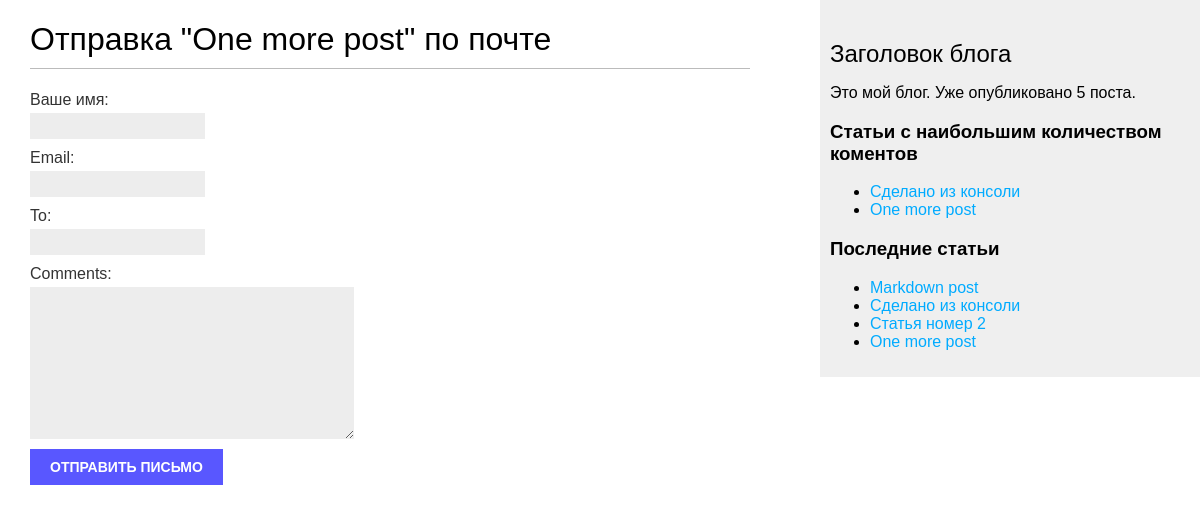
/blog/4/share/, run on the app's committed database.
### blog/models.py (models this page shows, shortened)
class Post(models.Model):
    objects = models.Manager() #Это мнеджер по умолчанию
    published = PublishedManager() # А это самоельный менеджер выше
    STATUS_CHOICES = (
        ('draft', 'Draft'),
        ('published', 'Published'),
    )
    title = models.CharField(max_length=250)
    slug = models.SlugField(max_length=250, unique_for_date='publish')
    author = models.ForeignKey(User, on_delete=models.CASCADE, related_name='blog_posts')
    body = models.TextField()
    publish = models.DateTimeField(default=timezone.now)
    created = models.DateTimeField(auto_now_add=True)
    update = models.DateTimeField(auto_now=True)
    status = models.CharField(max_length=10, choices=STATUS_CHOICES, default='draft')
    tags = TaggableManager()
    class Meta:
        ordering = ('-publish',)
    def get_absolute_url(self):
        return reverse('blog:post_detail', args=[self.publish.year,
                                                 self.publish.month,
                                                 self.publish.day,
                                                 self.slug])

### blog/views.py (the view)
def post_share(request, post_id):
    post = get_object_or_404(Post, id=post_id, status='published') #Получение статьи по id
    sent = False
    if request.method == 'POST':
        form = EmailPostForm(request.POST) #Отправка формы на сохранение
        if form.is_valid(): # Если все поля корректно заполнены, то сохраняем форму
            cd = form.cleaned_data
            post_url = request.build_absolute_uri(post.get_absolute_url())
            subject = '{}({}) рекомендую крутые статьи "{}"'.format(cd['name'], cd['email'], post.title)
            message = 'Прочесть "{}" можно здесь {}\n\n{} прокомментировал:{}'.format(post.title, post_url, cd['name'], cd['comments'])
            send_mail(subject, message, 'vetalboy94@gmail.com', [cd['to']])
            sent = True
    else:
        form = EmailPostForm()
    return render(request, 'blog/post/share.html', {'post':post, 'form':form, 'sent':sent})

### blog/forms.py
class EmailPostForm(forms.Form):
    name = forms.CharField(max_length=25, label='Ваше имя')
    email = forms.EmailField()
    to = forms.EmailField()
    comments = forms.CharField(required=False, widget=forms.Textarea) #Заменили стандартный input на <text-area>

### blog/models.py (called while the page is built)
    def get_queryset(self):
        return super().get_queryset().filter(status='published') #Фильтр по умолчанию по опубликованным статьям

### blog/templatetags/blog_tags.py (called while the page is built)
@register.simple_tag()
def get_most_commented_posts(count=2):
    return Post.published.annotate(total_comments=Count('comments')).order_by('-total_comments')[:count]

@register.simple_tag()
def total_posts():
    return Post.published.count()

@register.inclusion_tag('blog/post/latest_posts.html')
def show_latest_posts(count=4):
    latest_posts = Post.published.order_by('-publish')[:count]
    return {'latest_posts':latest_posts}

### blog/templates/blog/post/share.html (shortened to what this page needs)
{% extends "blog/base.html" %}
{% block content %}
    {% if sent %}
        <h1>Письмо успешно доставлено</h1>
        <p>"{{ post.title }}" отправлена {{ form.cleaned_data.to }}.</p>
    {% else %}
        <h1>Отправка  "{{ post.title }}" по почте</h1>
        <form action="." method="post">
            {{ form.as_p }}
            <input type="submit" value="Отправить письмо">
        </form>
    {% endif %}
{% endblock %}

### blog/templates/blog/base.html (shortened to what this page needs)
{% load blog_tags %}
{% load static %}
<!DOCTYPE html>
<html lang="en">
<head>
    <link href="{% static "css/blog.css" %}" rel="stylesheet">
</head>
<body>
    <div id="content">
        {% block content %}
        {% endblock %}
    </div>
    <div id="sidebar">
        <h2>Заголовок блога</h2>
        <p>Это мой блог. Уже опубликовано {% total_posts %} поста.</p>
        <h3>Статьи с наибольшим количеством коментов</h3>
        {% get_most_commented_posts as most_commented_posts %}
        <ul>
            {% for post in most_commented_posts %}
                <li>
                    <a href="{{ post.get_absolute_url }}">{{ post.title }}</a>
                </li>
            {% endfor %}
        </ul>
        <h3>Последние статьи</h3>
        {% show_latest_posts %}
    </div>
</body>
</html>

### blog/templates/blog/post/latest_posts.html
<!DOCTYPE html>
<html lang="en">
<body>
<ul>
    {% for post in latest_posts %}
    <li><a href="{{ post.get_absolute_url }}">{{ post.title }}</a> </li>
    {% endfor %}
</ul>
</body>
</html>

### blog/static/css/blog.css (style rules this page uses)
body { margin:0; padding:0; font-family:helvetica, sans-serif; }
a { color:#00abff; text-decoration:none; }
h1 { font-weight:normal; border-bottom:1px solid #bbb; padding:0 0 10px 0; }
h2 { font-weight:normal; margin:30px 0 0; }
#content { float:left; width:60%; padding:0 0 0 30px; }
#sidebar { float:right; width:30%; padding:10px; background:#efefef; height:100%; }
label { float:left; clear:both; color:#333; margin-bottom:4px; }
input, textarea { clear:both; float:left; margin:0 0 10px; background:#ededed; border:0; padding:6px 10px; font-size:12px; }
input[type=submit] { font-weight:bold; background: #5957ff; color:#fff; padding:10px 20px; font-size:14px; text-transform:uppercase; }

### data on the page
Post: title "One more post"
Post: title "Сделано из консоли"
Post: title "Markdown post"
Post: title "Статья номер 2"
